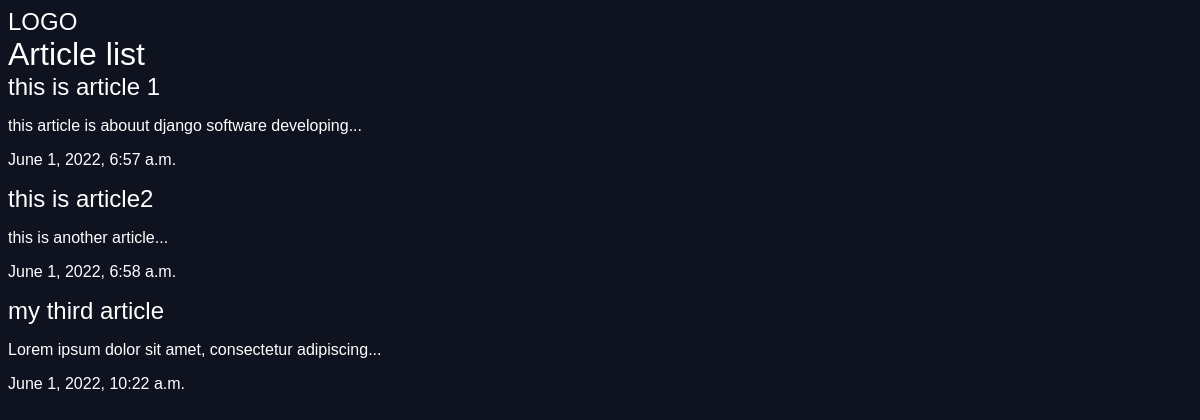
The app's page /articles/ with its own data.
### articles/models.py (models this page shows, shortened)
class Articles(models.Model):
    title=models.CharField(max_length= 100)
    slug=models.SlugField()
    body=models.TextField()
    date=models.DateTimeField(auto_now_add=True)
    def snippet(self):
        return self.body[:50]+"..."

### articles/views.py (the view)
# urls.py: path('', views.articles_list,name="list"),
def articles_list(request):
    articles= models.Articles.objects.all().order_by("date")
    args={"articles":articles}
    return render(request,"articles/articleslist.html",args)

### articles/templates/articles/articleslist.html (shortened to what this page needs)
{%extends "base.html"%}
{%block content%}
<div class="container">
    <h1>Article list</h1>
    {% for article in articles%}
    <h2>
        <a href="{% url 'articles:detail' slug=article.slug %}">{{article.title}}</a>
    </h2>
    <p>{{article.snippet}}</p>
    <p>{{article.date}}</p>
    {% endfor %}
</div>
{%endblock%}

### templates/base.html (shortened to what this page needs)
{% load static %}
<!DOCTYPE html>
<html lang="en" dir="ltr">
    <head>
        <link rel="stylesheet" href="{% static 'styles.css' %}">
    </head>
    <body>
    <h2><a href="{% url 'articles:list' %}">LOGO</a> </h2>
    <div class="wrapper">
        {% block content %}
        {%endblock%}
    </div>
    </body>
</html>

### assetst/styles.css (style rules this page uses)
body { background-color:#0f121f; background-image:url(stars.jpg); color:#fff; font-family:arial; }
h1,h2,h3,h4,h5 { font-weight:normal; margin:0px; }
a,a:hover,a:visited { color:#fff; text-decoration:none; }

### records on screen
Articles: title "this is article 1", snippet "this article is abouut django software developing...", date "June 1, 2022, 6:57 a.m."
Articles: title "this is article2", snippet "this is another article...", date "June 1, 2022, 6:58 a.m."
Articles: title "my third article", snippet "Lorem ipsum dolor sit amet, consectetur adipiscing...", date "June 1, 2022, 10:22 a.m."
